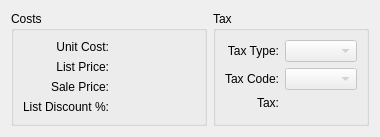
       <widget class="QWidget" name="_detail" >
        <attribute name="title" >
         <string>&amp;Detail</string>
        </attribute>
        <layout class="QGridLayout" >
         <item row="0" column="0" >
          <widget class="QGroupBox" name="_priceGroup" >
           <property name="title" >
            <string>Costs</string>
           </property>
           <layout class="QGridLayout" >
            <item row="0" column="0" >
             <widget class="QLabel" name="_unitCostLit" >
              <property name="text" >
               <string>Unit Cost:</string>
              </property>
              <property name="alignment" >
               <set>Qt::AlignRight|Qt::AlignTrailing|Qt::AlignVCenter</set>
              </property>
             </widget>
            </item>
            <item row="0" column="1" >
             <widget class="CurrDisplay" name="_unitCost" >
              <property name="format" >
               <enum>CurrDisplay::Cost</enum>
              </property>
              <property name="localControl" >
               <bool>false</bool>
              </property>
             </widget>
            </item>
            <item row="1" column="0" >
             <widget class="QLabel" name="_listPriceLit" >
              <property name="text" >
               <string>List Price:</string>
              </property>
              <property name="alignment" >
               <set>Qt::AlignRight|Qt::AlignTrailing|Qt::AlignVCenter</set>
              </property>
             </widget>
            </item>
            <item row="1" column="1" >
             <widget class="CurrDisplay" name="_listPrice" >
              <property name="format" >
               <enum>CurrDisplay::Cost</enum>
              </property>
              <property name="localControl" >
               <bool>false</bool>
              </property>
             </widget>
            </item>
            <item row="2" column="0" >
             <widget class="QLabel" name="_salePriceLit" >
              <property name="text" >
               <string>Sale Price:</string>
              </property>
              <property name="alignment" >
               <set>Qt::AlignRight|Qt::AlignTrailing|Qt::AlignVCenter</set>
              </property>
             </widget>
            </item>
            <item row="2" column="1" >
             <widget class="CurrDisplay" name="_salePrice" >
              <property name="format" >
               <enum>CurrDisplay::Cost</enum>
              </property>
              <property name="localControl" >
               <bool>false</bool>
              </property>
             </widget>
            </item>
            <item row="3" column="0" >
             <widget class="QLabel" name="_discountFromListPrcntLit" >
              <property name="text" >
               <string>List Discount %:</string>
              </property>
              <property name="alignment" >
               <set>Qt::AlignRight|Qt::AlignTrailing|Qt::AlignVCenter</set>
              </property>
             </widget>
            </item>
            <item row="3" column="1" >
             <widget class="QLabel" name="_discountFromList" >
              <property name="minimumSize" >
               <size>
                <width>80</width>
                <height>0</height>
               </size>
              </property>
              <property name="alignment" >
               <set>Qt::AlignRight|Qt::AlignTrailing|Qt::AlignVCenter</set>
              </property>
             </widget>
            </item>
            <item row="4" column="1" >
             <spacer>
              <property name="orientation" >
               <enum>Qt::Vertical</enum>
              </property>
              <property name="sizeType" >
               <enum>QSizePolicy::MinimumExpanding</enum>
              </property>
              <property name="sizeHint" >
               <size>
                <width>20</width>
                <height>0</height>
               </size>
              </property>
             </spacer>
            </item>
           </layout>
          </widget>
         </item>
         <item row="0" column="1" >
          <widget class="QGroupBox" name="_taxGroup" >
           <property name="title" >
            <string>Tax</string>
           </property>
           <layout class="QGridLayout" >
            <item row="0" column="0" >
             <widget class="QLabel" name="_taxTypeLit" >
              <property name="enabled" >
               <bool>true</bool>
              </property>
              <property name="text" >
               <string>Tax Type:</string>
              </property>
              <property name="alignment" >
               <set>Qt::AlignRight|Qt::AlignTrailing|Qt::AlignVCenter</set>
              </property>
             </widget>
            </item>
            <item row="0" column="1" >
             <widget class="XComboBox" name="_taxType" >
              <property name="enabled" >
               <bool>false</bool>
              </property>
              <property name="allowNull" >
               <bool>true</bool>
              </property>
              <property name="nullStr" >
               <string>None</string>
              </property>
              <property name="type" >
               <enum>XComboBox::TaxTypes</enum>
              </property>
             </widget>
            </item>
            <item row="1" column="0" >
             <widget class="QLabel" name="_taxCodeLit" >
              <property name="text" >
               <string>Tax Code:</string>
              </property>
              <property name="alignment" >
               <set>Qt::AlignRight|Qt::AlignTrailing|Qt::AlignVCenter</set>
              </property>
             </widget>
            </item>
            <item row="1" column="1" >
             <widget class="XComboBox" name="_taxCode" >
              <property name="enabled" >
               <bool>false</bool>
              </property>
              <property name="allowNull" >
               <bool>true</bool>
              </property>
              <property name="nullStr" >
               <string>None</string>
              </property>
              <property name="type" >
               <enum>XComboBox::TaxCodes</enum>
              </property>
             </widget>
            </item>
            <item row="2" column="0" >
             <widget class="XURLLabel" name="_taxLit" >
              <property name="text" >
               <string>Tax:</string>
              </property>
              <property name="alignment" >
               <set>Qt::AlignRight|Qt::AlignTrailing|Qt::AlignVCenter</set>
              </property>
             </widget>
            </item>
            <item row="2" column="1" >
             <widget class="CurrCluster" name="_tax" >
              <property name="enabled" >
               <bool>false</bool>
              </property>
             </widget>
            </item>
            <item row="3" column="1" >
             <spacer>
              <property name="orientation" >
               <enum>Qt::Vertical</enum>
              </property>
              <property name="sizeType" >
               <enum>QSizePolicy::MinimumExpanding</enum>
              </property>
              <property name="sizeHint" >
               <size>
                <width>20</width>
                <height>0</height>
               </size>
              </property>
             </spacer>
            </item>
           </layout>
          </widget>
         </item>
         <item row="0" column="2" >
          <spacer>
           <property name="orientation" >
            <enum>Qt::Horizontal</enum>
           </property>
           <property name="sizeHint" >
            <size>
             <width>0</width>
             <height>20</height>
            </size>
           </property>
          </spacer>
         </item>
        </layout>
       </widget>
